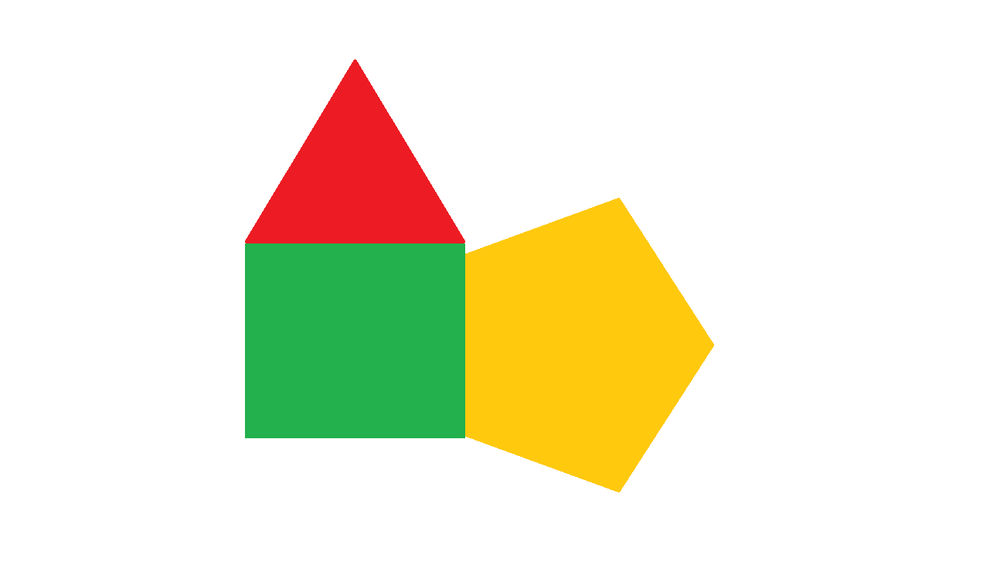
#> input picture Agent/tests/images/comb_obj_single.bmp, 1000 x 582 px, shrunk from 1294 x 753 before the run
$ python -i pictures_transformations.py   (imports and definitions only)
#> lines starting #> are read from the running program, lines starting #| are printed output that depends on the picture; after the words box and inside, x2 and y2 are one past the last pixel; in counts of white or black regions, pixels touching at a corner belong together
#> further down, picture is the input picture: shape (582, 1000, 3); mean B, G, R 212.9, 236.4, 238.1
import cv2
import numpy as np
from main.enums import ColorSpace


# [27 lines left out: functions percentage_of_bright_pixels, merge_pictures, not called in this run]


def remove_light_gray_background(im):
    """remove light gray and white color"""
    im = cv2.cvtColor(im, cv2.COLOR_BGR2HLS)
#> im: shape (582, 1000, 3); mean of channels 0, 1, 2 13.6, 229.1, 43.7
    mask = cv2.inRange(im, (0, 140, 0), (179, 255, 255))
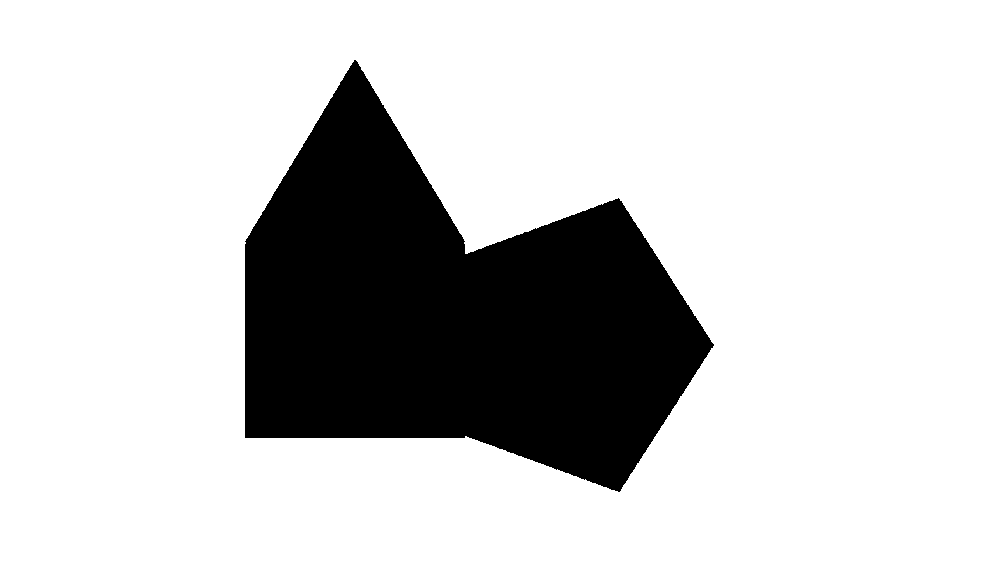
#> mask: shape (582, 1000); 80.4% white; 1 black region, box (x1, y1, x2, y2) and area: (245, 60, 714, 492) 113915
    mask = cv2.bitwise_not(mask)
    im = cv2.bitwise_and(im, im, mask=mask)
#> im: shape (582, 1000, 3); mean of channels 0, 1, 2 13.4, 24.1, 42.6
    return cv2.cvtColor(im, cv2.COLOR_HLS2BGR)
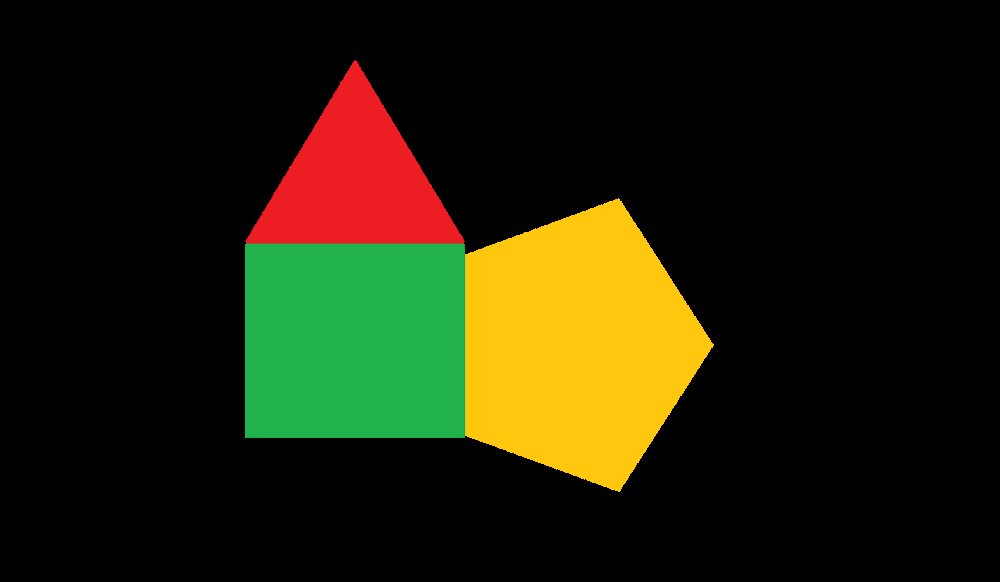
#> returned value: shape (582, 1000, 3); mean B, G, R 8.1, 31.4, 33


# [24 lines left out: functions adjust_gamma, color_quantization_using_k_means, not called in this run]

>>> import cv2
>>> picture = cv2.imread('../../Agent/tests/images/comb_obj_single.bmp')
>>> result = remove_light_gray_background(picture)

$ run again, on Agent/tests/images/obj_det_blue_pentagon.bmp
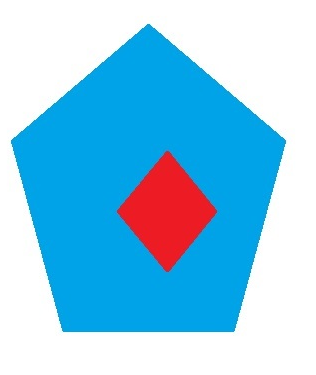
#> input picture Agent/tests/images/obj_det_blue_pentagon.bmp, 316 x 375 px
#> picture is the input picture: shape (375, 316, 3); mean B, G, R 232.5, 201.7, 140.7
#> in remove_light_gray_background, `mask = cv2.inRange(im, (0, 140, 0), (179, 255, 255))`:
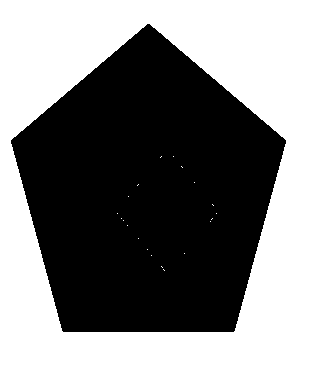
#> mask: shape (375, 316); 50.2% white; 1 black region, box (x1, y1, x2, y2) and area: (11, 24, 286, 332) 58956
#> in remove_light_gray_background, `return cv2.cvtColor(im, cv2.COLOR_HLS2BGR)`:
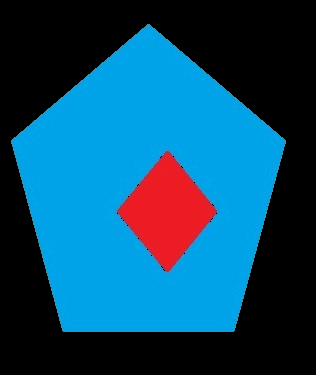
#> returned value: shape (375, 316, 3); mean B, G, R 104.5, 73.4, 13.2

$ run again, on Agent/tests/images/obj_det_blue_rectangle.bmp
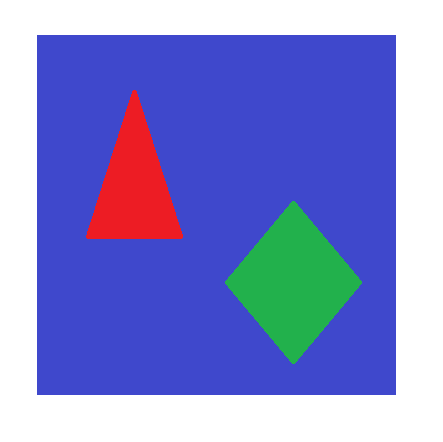
#> input picture Agent/tests/images/obj_det_blue_rectangle.bmp, 443 x 442 px
#> picture is the input picture: shape (442, 443, 3); mean B, G, R 207.3, 138.6, 133.4
#> in remove_light_gray_background, `mask = cv2.inRange(im, (0, 140, 0), (179, 255, 255))`:
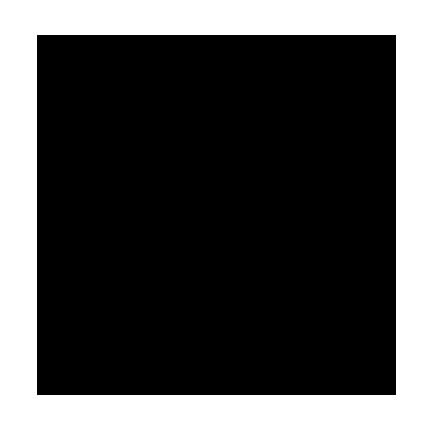
#> mask: shape (442, 443); 34% white; 1 white region, box (x1, y1, x2, y2) and area: (0, 0, 443, 442) 66566
#> in remove_light_gray_background, `return cv2.cvtColor(im, cv2.COLOR_HLS2BGR)`:
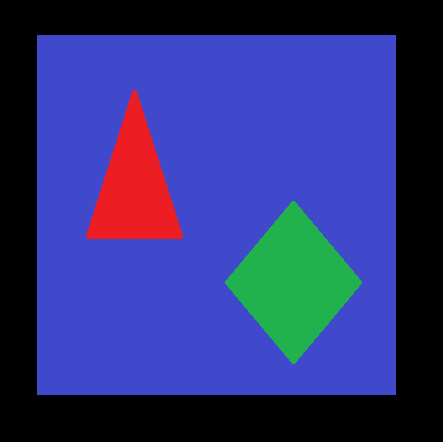
#> returned value: shape (442, 443, 3); mean B, G, R 120.7, 52.6, 47.2
